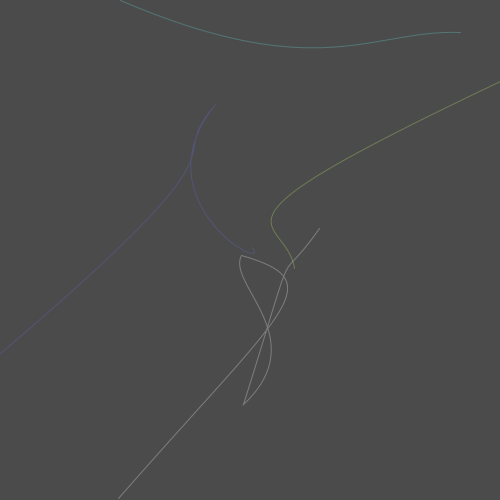
Frame 1 (no input)
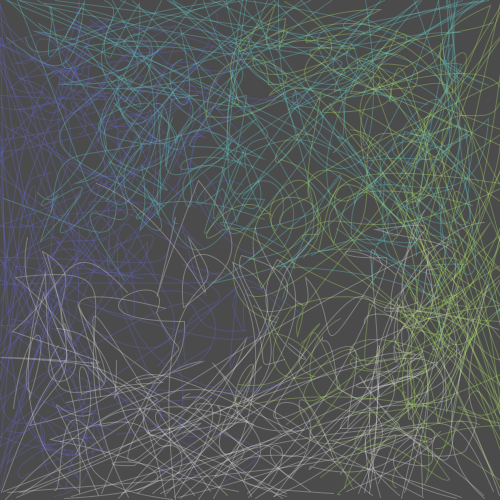
Frame 60 (the mouse pressed at the canvas centre just before this capture)
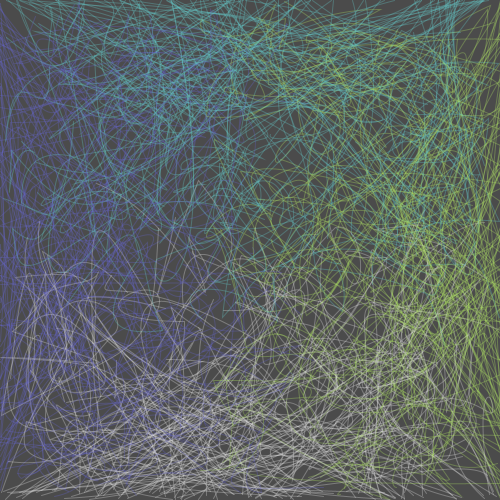
Frame 120 (the mouse held since frame 60 and released just before this capture)

The Processing sketch that drew these frames (run headless with seeded random() and noise(); from frame 60 on, the mouse is pressed at the canvas centre):

// Processing sketch: jan1wiggles
// ── jan1wiggles.pde
int SIZE = 500;
int MID = SIZE/2;
int clow = 100;
int chigh = 200;
int o = 85;

color c1 = color(225, o);
color c2 = color(clow, chigh,chigh, o);
color c3 = color(clow,clow,chigh, o);
color c4 = color(chigh-25,chigh+25,clow, o);

void setup() {
  surface.setSize(SIZE, SIZE);
  background(75);
  stroke(25, 80);
  noFill();
}

void draw() {
  bezier1(c1);
    bezier2(c2);
  bezier3(c3);
  bezier4(c4);

  //drawLine1(c1);
  //drawLine2(c2);
  //drawLine3(c3);
  //drawLine4(c4);
}

void bezier1(color c) {
  stroke(c);
  beginShape();
  float x = r();
  float y = random(MID, SIZE);
  float vertexCount = random(3);
  vertex(r(MID, MID), r(SIZE, 10));
  for(int i = 0; i < vertexCount; i++) {
    bezierVertex(r(x), r(y), r(x), r(y), r(x), r(y));
  }
  endShape();
}
void bezier2(color c) {
  stroke(c);
  beginShape();
  float x = r();
  float y = random(0, MID);
  float vertexCount = random(3);
  vertex(r(MID, MID), 0);
  for(int i = 0; i < vertexCount; i++) {
    bezierVertex(r(x), r(y), r(x), r(y), r(x), r(y));
  }
  endShape();
}
void bezier3(color c) {
  stroke(c);
  beginShape();
  float x = random(0, MID);
  float y = r();
  float vertexCount = random(3);
  vertex(0, r(MID, MID));
  for(int i = 0; i < vertexCount; i++) {
    bezierVertex(r(x), r(y), r(x), r(y), r(x), r(y));
  }
  endShape();
}
void bezier4(color c) {
  stroke(c);
  beginShape();
  float x = random(MID, SIZE);
  float y = random(0, SIZE);
  float vertexCount = random(3);
  vertex(SIZE, r(MID, MID));
  for(int i = 0; i < vertexCount; i++) {
    bezierVertex(r(x), r(y), r(x), r(y), r(x), r(y));
  }
  endShape();
}

void drawLine1(color c) {
  stroke(c);
  float x = random(0, SIZE);
  float x2 = random(0, SIZE);
  float y = random(MID/2, SIZE);
  line(x, 0, x2, y);
}

void drawLine2(color c) {
  stroke(c);
  float y = random(0, SIZE);
  float x2 = random(0, SIZE);
  float y2 = random(MID/2, SIZE);
  line(0, y, x2, y2);
}


void drawLine3(color c) {
  stroke(c);
  float y2 = random(0, SIZE);
  float y = random(0, SIZE);
  float x = random(MID/2, SIZE);
  line(x, y, SIZE, y2);
}

void drawLine4(color c) {
  stroke(c);
  float x = random(0, SIZE);
  float y = random(MID/2, SIZE);
  float x2 = random(0, SIZE);
  line(x, y, x2, SIZE);
}

float r() {
  return random(SIZE);
}

float r(float x) {
  return r(x, 100);
}

float r(float x, float range) {
  float low = max(0, x - range);
  float high = min(x + range, SIZE);
  return random(low, high);
}
